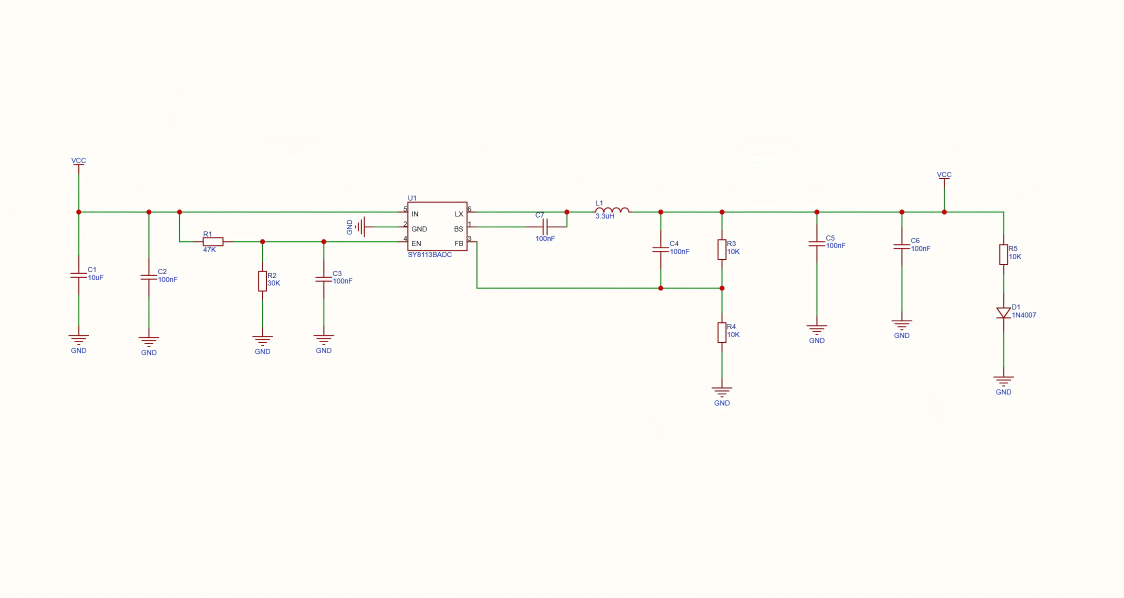
#> input picture _workspace/赛题资料/open_GT/3/3.png, 2247 x 1195 px (shown at 1/2 size)
$ python -i bigic.py   (imports and definitions only)
#> lines starting #> are read from the running program, lines starting #| are printed output that depends on the picture; after the words box and inside, x2 and y2 are one past the last pixel; in counts of white or black regions, pixels touching at a corner belong together
### envflag.py
# -*- coding: utf-8 -*-
"""环境开关的「假值词表」唯一实现。

为什么要有这个文件
------------------
2026-07 全仓静态审计发现：同一个语义（`STAGE1_XXX=0` 关掉某功能）在 **六个文件里
有六套互不相同的词表**，于是「关不掉」或「关成了别的意思」：

    wires.py:442    ("0","false","False")      ← 不认 off / none
    pipeline.py:47  ("0","off","false")        ← 不认 False / OFF（没 .lower()）
    labels.py:71    ("0","off","false")        ← 同上
    labels.py:107   ("0","off","false")        ← 同上
    detect.py:69    ("off","none","0","false") ← 已经 .lower()，是当时唯一对的
    pins.py:117     最宽松

行为变化（本次统一带来的、有意为之的改变）
------------------------------------------
以「旧词表不认、旧行为=真」为基准，下列写法以前会被当成 **开**，现在会被当成 **关**：

    STAGE1_SPLIT_JUNCTIONS=off / none      （旧表只有 "0"/"false"/"False"）
    STAGE1_BIGIC=False / OFF               （旧表没有 .lower()，认不出 "False"）
    STAGE1_WIRE_EXT_NEAREST=False          （同上）
    STAGE1_WIRE_INK=False                  （同上）

也就是说：**以前写 `False` 却仍然是开的人，现在会真的关掉**。仓库里现有的脚本与
README 一律用 `0` / `1`，所以这条改变不影响任何已记录的命令行。

用法
----
    from envflag import env_on
    ON = env_on("STAGE1_DO_SOMETHING", "1")        # 默认开
    OFF = env_on("STAGE1_DO_SOMETHING", "0")       # 默认关
"""
from __future__ import annotations

import os

#: 视为「假」的取值（比较前统一 `.strip().lower()`）。空串也算假。
FALSE_WORDS = frozenset(("", "0", "off", "false", "none", "no", "disable", "disabled"))

#: 视为「真」的取值。**其余任何值都算真**（保持历史行为：写个没见过的词不会静默关掉功能）。
TRUE_WORDS = frozenset(("1", "on", "true", "yes", "enable", "enabled"))


def env_raw(name: str, default="1") -> str:
    """取原始字符串（去首尾空白）。未设置时返回 `default`。"""
    v = os.environ.get(name)
    if v is None:
        return str(default)
    return str(v).strip()


def env_on(name: str, default="1") -> bool:
    """`name` 是否表示「开」。假值词表见 `FALSE_WORDS`，其余一律为真。"""
    return env_raw(name, default).lower() not in FALSE_WORDS
#> further down, picture is the input picture: shape (1195, 2247, 3); mean B, G, R 245.6, 250.7, 253.4


def env_off(name: str, default="0") -> bool:
    """`name` 是否表示「关」。`env_off(n, d) is not env_on(n, d)`。"""
    return not env_on(name, default)


# [43 lines left out: functions env_str, _selftest, not called in this run]


# [2 lines that do not run on import are left out]

### stage1/bigic.py
# -*- coding: utf-8 -*-
"""大 IC 补救：**YOLO 检不出的大矩形，用几何把它找回来。**

为什么必须补
------------
`pin_f1` 只统计 GT 里 `IC_TYPES`（`box`/`boxic`/`ic`）那些元件的引脚。**只要那颗 IC 的
键对不上，它下面所有引脚就全变成 `pin.missing`** ⇒ 那张图的引脚分（权重 0.25）直接归零。

实测（`work\\tools\\diag\\_boxmiss.py`，220 张）：
    有 GT box 的图 213 张｜GT box 元件 996 个｜**键对上了 425（0.427）｜整颗没输出 571（0.573）**
    这些漏掉的 box 一共带走 **4598 个 GT 引脚**
    至少漏一颗 box 的图：**181 / 213 = 0.850**
在快速回归集（19 张）上，引脚 F1 = 0 的有 **14 张**。

为什么不是「调低 YOLO 的 conf」
-------------------------------
在 10GT case `1` 上把 conf 从 0.25 降到 **0.01**，`box` 类的输出始终是 **0 个**
（只有 `gnd` 多了一个）。⇒ **这是模型的能力缺口，不是阈值问题。**

怎么找
------
IC 体在原理图里一律画成**轴对齐的实线矩形**（KiCad / Altium / EasyEDA 都是），
所以用「长直线 → 轮廓 → 矩形」的老办法能稳定找到。case `1` 的实测：
    找出来 x=961 y=56 w=353 h=765  vs  GT U1 x=962 y=59 w=352 h=762   （差 1~3 px）

**精度靠「引脚桩」把关**：IC 的边上有许多向外伸出的短横线（引脚）。在边线外侧取一列像素，
数「暗→亮」的跳变次数（`n_stub`）—— 真 IC 有 ≥3 个，标题栏/装饰框基本为 0。
"""

from __future__ import annotations


import os


import cv2

import numpy as np

import sys


# ---- 可调参数（全部可用环境变量覆盖，方便 A/B） ----
MIN_SIDE = int(os.environ.get("BIGIC_MIN_SIDE", "60"))       # 矩形最短边

MIN_AREA = int(os.environ.get("BIGIC_MIN_AREA", "8000"))     # 最小面积

MAX_FRAC = float(os.environ.get("BIGIC_MAX_FRAC", "0.55"))   # 最大面积占比

FILL_MIN = float(os.environ.get("BIGIC_FILL_MIN", "0.88"))   # 轮廓面积 / 外接矩形

STUB_MIN = int(os.environ.get("BIGIC_STUB_MIN", "3"))        # 边缘引脚桩数下限

STUB_OFF = int(os.environ.get("BIGIC_STUB_OFF", "10"))       # 取列的位置：边线外多少像素

INK = int(os.environ.get("BIGIC_INK", "140"))                # 暗像素阈值

STUB_BAND = float(os.environ.get("BIGIC_STUB_BAND", "0.6"))  # 只数中间这一段（避开四角）

BORDER_MIN = float(os.environ.get("BIGIC_BORDER_MIN", "0.9"))


def _runs(col: np.ndarray) -> int:
    """一列 0/1 里「连续 1 的段」有几段。"""
    if col.size == 0:
        return 0
    d = np.diff(np.concatenate(([0], col.astype(np.int8), [0])))
    return int((d == 1).sum())


def _edge_stubs(dark: np.ndarray, x: int, y1: int, y2: int) -> int:
    """在竖直线 `x` 附近数水平的引脚桩。

    引脚桩是**向外伸出**的短横线，所以取边线外侧一点点的那一列来数跳变。
    """
    H, W = dark.shape[:2]
    x = int(round(x))
    if x < 0 or x >= W:
        return 0
    pad = max(2, int((y2 - y1) * (1.0 - STUB_BAND) / 2.0))
    a, b = max(0, y1 + pad), min(H, y2 - pad)
    if b - a < 4:
        return 0
    sub = dark[a:b, max(0, x - 2):min(W, x + 3)]
    return _runs((sub.max(axis=1) > 0).astype(np.uint8))


def _edge_stubs_h(dark: np.ndarray, y: int, x1: int, x2: int) -> int:
    """横放 IC 的上/下边：数竖直的引脚桩。"""
    H, W = dark.shape[:2]
    y = int(round(y))
    if y < 0 or y >= H:
        return 0
    pad = max(2, int((x2 - x1) * (1.0 - STUB_BAND) / 2.0))
    a, b = max(0, x1 + pad), min(W, x2 - pad)
    if b - a < 4:
        return 0
    sub = dark[max(0, y - 2):min(H, y + 3), a:b]
    return _runs((sub.max(axis=0) > 0).astype(np.uint8))


def _border_support(dark, box, pad=2, trim=4):
    """Ink coverage of each expected side; box right/bottom are exclusive.

    A contour enclosing a wire loop can have high area fill while missing part
    of its rectangular boundary. Such a region must not erase a real component
    and its wires as an IC. Narrow bands tolerate contour/stroke rounding.
    """
    height, width = dark.shape[:2]
    x0, y0, x1, y1 = map(int, box)
    xa, xb = max(0, x0 + trim), min(width, x1 - trim)
    ya, yb = max(0, y0 + trim), min(height, y1 - trim)
    bands = (
        dark[max(0, y0 - pad):min(height, y0 + pad + 1), xa:xb].any(axis=0),
        dark[ya:yb, max(0, x1 - pad - 1):min(width, x1 + pad)].any(axis=1),
        dark[max(0, y1 - pad - 1):min(height, y1 + pad), xa:xb].any(axis=0),
        dark[ya:yb, max(0, x0 - pad):min(width, x0 + pad + 1)].any(axis=1),
    )
    return [float(side.mean()) if side.size else 0.0 for side in bands]


def detect_rects(bgr: np.ndarray, min_side=None, min_area=None, max_frac=None,
                 fill_min=None, stub_min=None, border_min=None):
    """返回候选 IC 体：`[{x1,y1,x2,y2,fill,stub,w,h}]`（图像坐标，y 向下）。"""
    min_side = MIN_SIDE if min_side is None else min_side
    min_area = MIN_AREA if min_area is None else min_area
    max_frac = MAX_FRAC if max_frac is None else max_frac
    fill_min = FILL_MIN if fill_min is None else fill_min
    stub_min = STUB_MIN if stub_min is None else stub_min
    # Some real ICs have square terminal pads interrupting their body outline.
    # Keep standalone contours; add_components uses borders with detector context.
    border_min = 0.0 if border_min is None else border_min

    H, W = bgr.shape[:2]
#> H = 1195; W = 2247
    gray = cv2.cvtColor(bgr, cv2.COLOR_BGR2GRAY)
    dark = (gray < INK).astype(np.uint8) * 255
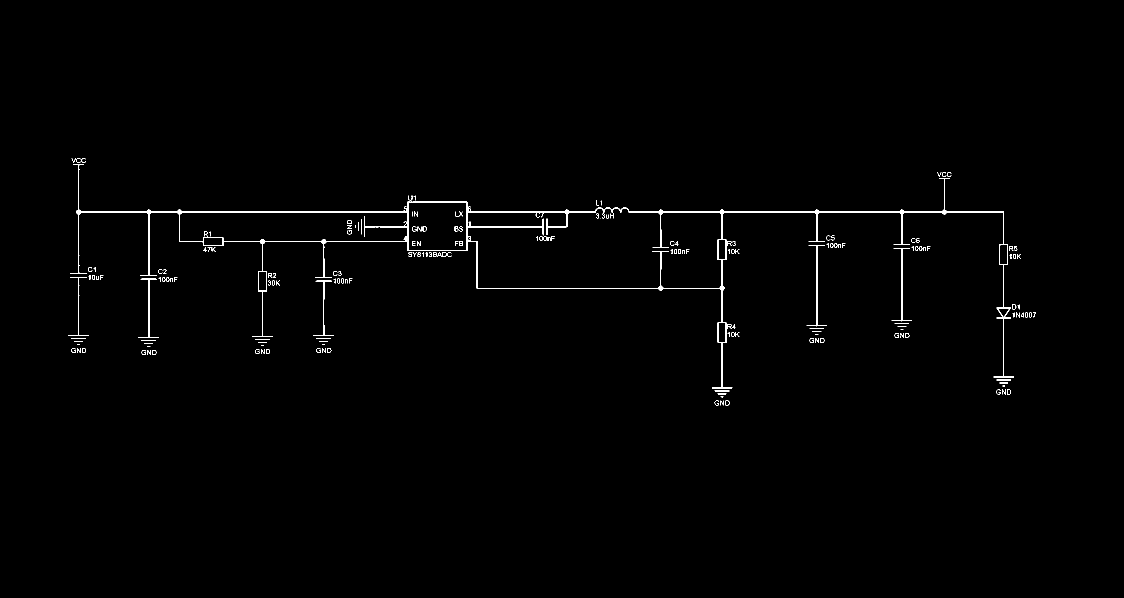
#> dark: shape (1195, 2247) (shown at 1/2 size); 0.68% white in thin lines or dots, all inside (x1, y1, x2, y2) = (137, 316, 2072, 811)

    hk = cv2.getStructuringElement(cv2.MORPH_RECT, (max(8, W // 40), 1))
    vk = cv2.getStructuringElement(cv2.MORPH_RECT, (1, max(8, H // 40)))
#> vk = 29 values from 1 to 1
    hor = cv2.morphologyEx(dark, cv2.MORPH_OPEN, hk)
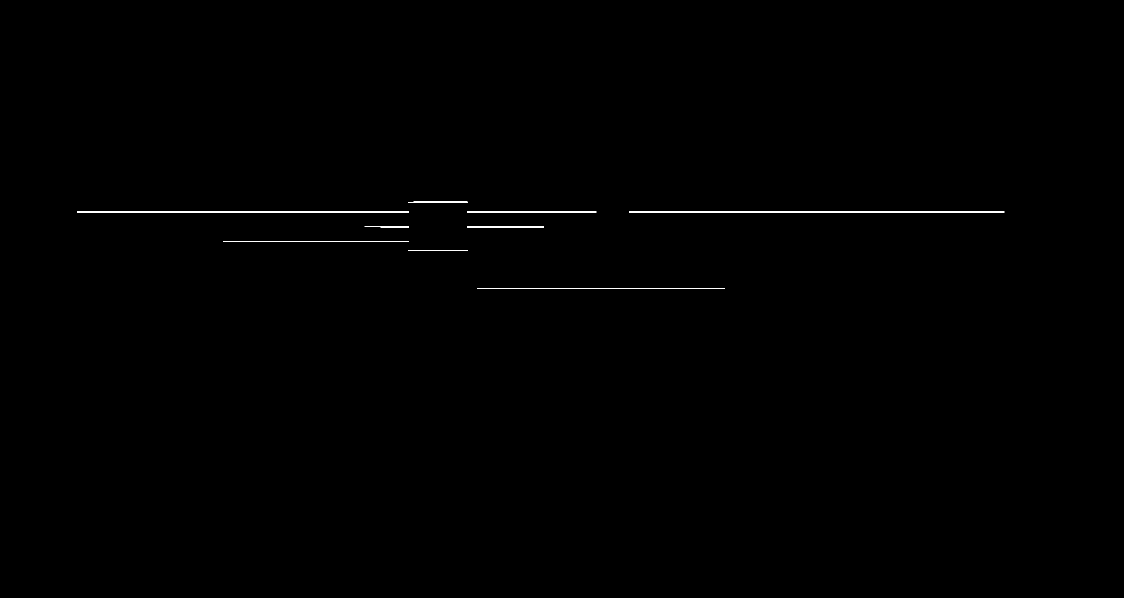
#> hor: shape (1195, 2247) (shown at 1/2 size); 0.19% white in thin lines or dots, all inside (x1, y1, x2, y2) = (154, 403, 2009, 577)
    ver = cv2.morphologyEx(dark, cv2.MORPH_OPEN, vk)
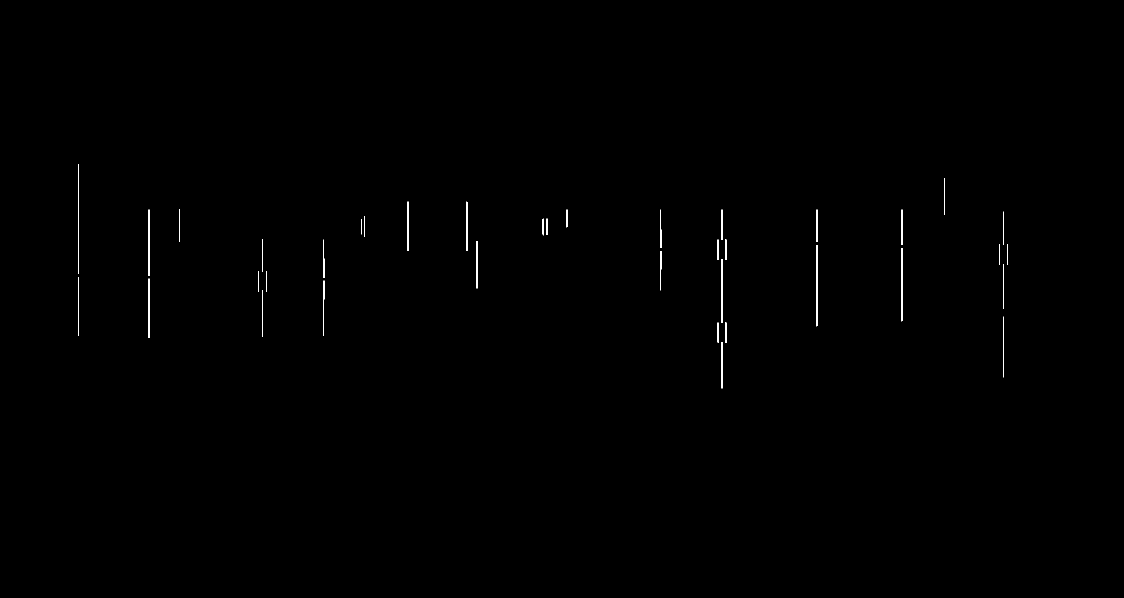
#> ver: shape (1195, 2247) (shown at 1/2 size); 0.2% white in thin lines or dots, all inside (x1, y1, x2, y2) = (157, 328, 2016, 777)
    grid = cv2.bitwise_or(hor, ver)
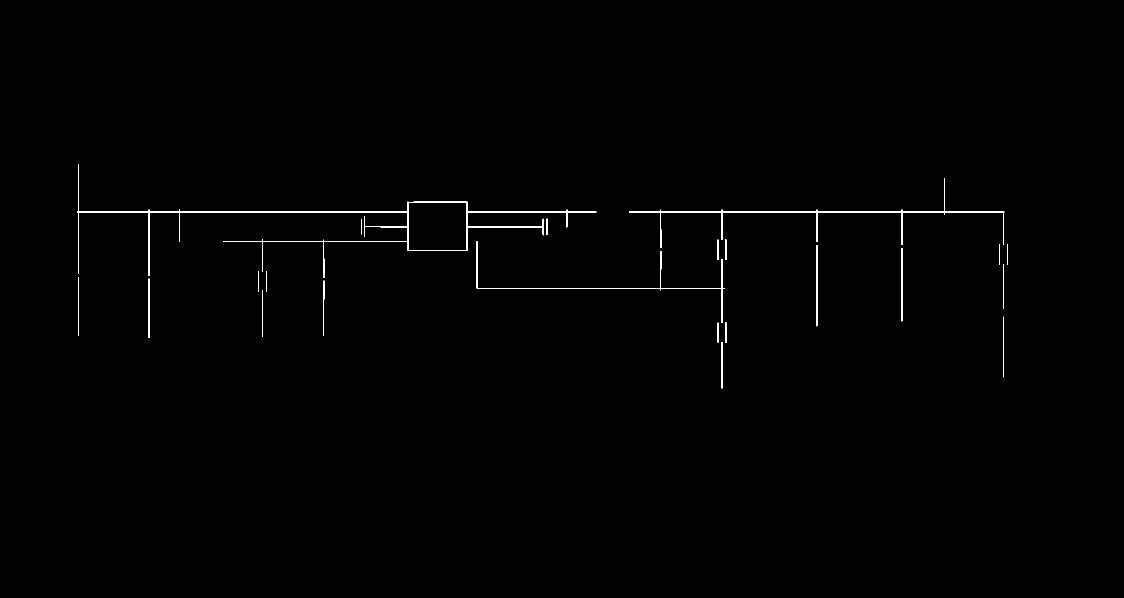
#> grid: shape (1195, 2247) (shown at 1/2 size); 0.39% white in thin lines or dots, all inside (x1, y1, x2, y2) = (154, 328, 2016, 777)
    grid = cv2.morphologyEx(grid, cv2.MORPH_CLOSE, np.ones((3, 3), np.uint8))

    cnts, _ = cv2.findContours(grid, cv2.RETR_LIST, cv2.CHAIN_APPROX_SIMPLE)
#> cnts = 23 contours, 1 with area under 20; largest, box (x1, y1, x2, y2) and area: (154, 328, 1193, 556) 13201, (816, 404, 934, 501) 11225, (1258, 356, 2009, 496) 1060, (953, 482, 1450, 646) 262, (1633, 490, 1635, 653) 162
    out = []
    for ct in cnts:
        x, y, w, h = cv2.boundingRect(ct)
        if w < min_side or h < min_side or w * h < min_area:
            continue
        if w * h > W * H * max_frac:
            continue
        if x <= 1 or y <= 1 or x + w >= W - 1 or y + h >= H - 1:
            continue                                     # 贴边的是图纸外框
        fill = cv2.contourArea(ct) / float(w * h + 1e-6)
        if fill < fill_min:
            continue
        border = _border_support(dark, (x, y, x + w, y + h))
        if min(border) < border_min:
            continue
        ns = max(_edge_stubs(dark, x - STUB_OFF, y, y + h),
                 _edge_stubs(dark, x + w + STUB_OFF, y, y + h),
                 _edge_stubs_h(dark, y - STUB_OFF, x, x + w),
                 _edge_stubs_h(dark, y + h + STUB_OFF, x, x + w))
        if ns < stub_min:
            continue
        wf = _border_wire_frac(bgr, x, y, x + w, y + h) if WIRE_REJECT else 0.0
        if WIRE_REJECT and wf >= WIRE_FRAC:
            continue
        out.append({"x1": float(x), "y1": float(y), "x2": float(x + w),
                    "y2": float(y + h), "w": float(w), "h": float(h),
                    "fill": round(float(fill), 4), "stub": int(ns),
                    "border": [round(v, 4) for v in border], "wire": round(float(wf), 4)})
#> this loop made 23 passes
#> ct on passes 1, 2, 3, 5, 7, 8, 9, 10, 12: [[1443, 684], [1443, 776], [1444, 776], [1444, 684]], [[1435, 645], [1435, 684], [1436, 685], [1436, 645]], [[1451, 644], [1451, 685], [1452, 685], [1452, 645]], [[524, 581], [524, 673], [525, 673], [525, 581]], [[297, 557], [297, 675], [298, 675], [298, 557]], [[157, 554], [157, 671]], [[532, 542], [532, 582], [533, 582], [533, 542]], [[516, 542], [516, 582], [517, 582], [517, 542]], [[1803, 496], [1803, 642], [1804, 641], [1804, 496]]
#> after the loop, out = 1 item
    out.sort(key=lambda r: -r["w"] * r["h"])
    return out


# [288 lines left out: functions _iou, _straddles_body_boundary, _complete_detected_body, add_components, main, not called in this run]


try:                                    # 作为包导入（python -m stage1 / submission\run.py）
    from envflag import env_on      # 「假值词表」唯一实现，见 eda-pcb/envflag.py
except ImportError:                     # 直接跑脚本（python eda-pcb\stage1\bigic.py 自检）：
    sys.path.insert(0, os.path.dirname(os.path.dirname(os.path.abspath(__file__))))
    from envflag import env_on

# ★★ 导线环拒绝（`BIGIC_REJECT_WIRE`）：一圈**绿色导线**围成的矩形（包住某个 GND 符号
#    或一片子图）会被当成 IC —— 它的四条边是导线、边上的「引脚桩」其实是穿过边界的
#    电源线（`_edge_stubs` 数的是暗→亮跳变，数得出来）。
#
# 病（10GT case 5 的 AMS1117）：bigic 给出 `b0000`（框 382..795 / 585..755，
# `work/_b5crop.png` 肉眼可见是绿色导线围出的矩形），它把 `U3` 的位号框和 `1`/`2`/`4`
# 三块号框整个包在里面（文字归属是「到框的硬 argmin」，`d=0`）⇒ 真元件 `c0002`
# （YOLO，score 0.9657）反而**既拿不到位号也拿不到脚号**，GT 的 `pin_1/2/4` 全丢。
# 全局关掉 bigic（`STAGE1_BIGIC=0`）实测 case 5 **+2.4799**（pin tp 21→22），但
# case 1 **−11.3825**（那颗 14 脚 `U1` 只能靠 bigic 找到）⇒ 必须**只提精度**。
#
# 判据：矩形边框上的**暗**像素里，属「绿系」（导线色）的占比 ≥ `BIGIC_WIRE_FRAC`
#     ⇒ 判为导线环，丢掉。IC 体是深红/黑描边（红系），导线是绿系，两者色相分离得很干净。
#
# ★ 已转正（默认 1，2026-10）：`work/tools/dev/_bigicwire.py` 扫描官方 10 张 + 派生 val 19 张
#   的**全部**候选矩形，只有 case 5 的伪矩形 ≥ 0.5（0.841），其余一律 0.000；再扫
#   `work/_submit_in220`（220 张 / 312 个候选矩形）只有两个中段值（case 0003 的 0.306/0.396，
#   都低于阈值、都留着）⇒ 打开它在本机所有语料上只改变 case 5。
#   A/B：官方 10 张 no-vlm 59.7423 → **59.9903**（case 5 49.4581 → 51.9380）；
#   VLM 交付口径 case 5 60.5107 → **61.8342**；case 5 的 `U3` 从 `[3]` 变成 `[1,2,3,4]`。
#   关掉时与历史逐位相同（`bw0` = `au10` = `gen2` = 59.7423）。详见 `docs/RESULTS.md` §5.12。
WIRE_REJECT = env_on("BIGIC_REJECT_WIRE", "1")

WIRE_FRAC = float(os.environ.get("BIGIC_WIRE_FRAC", "0.5"))

WIRE_BAND = int(os.environ.get("BIGIC_WIRE_BAND", "2"))


def _border_wire_frac(bgr: np.ndarray, x1, y1, x2, y2, band=None) -> float:
    """矩形**边框**上的暗像素里，属「绿系」（导线色）的占比。

    只看暗像素（`gray < INK`）：这些图里导线是绿系、IC 体与地符号是深红系描边，
    色相分离得很干净。返回 0.0 表示「没有足够的暗像素可判」（保守，不拒绝）。
    """
    band = WIRE_BAND if band is None else band
    H, W = bgr.shape[:2]
    xa = max(0, int(x1) - band)
    xb = min(W, int(x2) + band + 1)
    ya = max(0, int(y1) - band)
    yb = min(H, int(y2) + band + 1)
    if xb - xa < 4 or yb - ya < 4:
        return 0.0
    sub = bgr[ya:yb, xa:xb]
    b = sub[:, :, 0].astype(np.int16)
    g = sub[:, :, 1].astype(np.int16)
    r = sub[:, :, 2].astype(np.int16)
    gray = 0.114 * b + 0.587 * g + 0.299 * r
    darkm = gray < INK
    greenm = (g > r + 20) & (g > b + 20) & (g > 60)
    n = int(2 * band + 1)
    h, w = darkm.shape
    ring = np.zeros_like(darkm)
    ring[:n, :] = True
    ring[max(0, h - n):, :] = True
    ring[:, :n] = True
    ring[:, max(0, w - n):] = True
    sel = ring & darkm
    if int(sel.sum()) < 20:
        return 0.0
    return float(greenm[sel].mean())


# [2 lines not run here, left out]

>>> import cv2
>>> picture = cv2.imread('../_workspace/赛题资料/open_GT/3/3.png')
>>> result = detect_rects(picture)
#> result = 1 item
